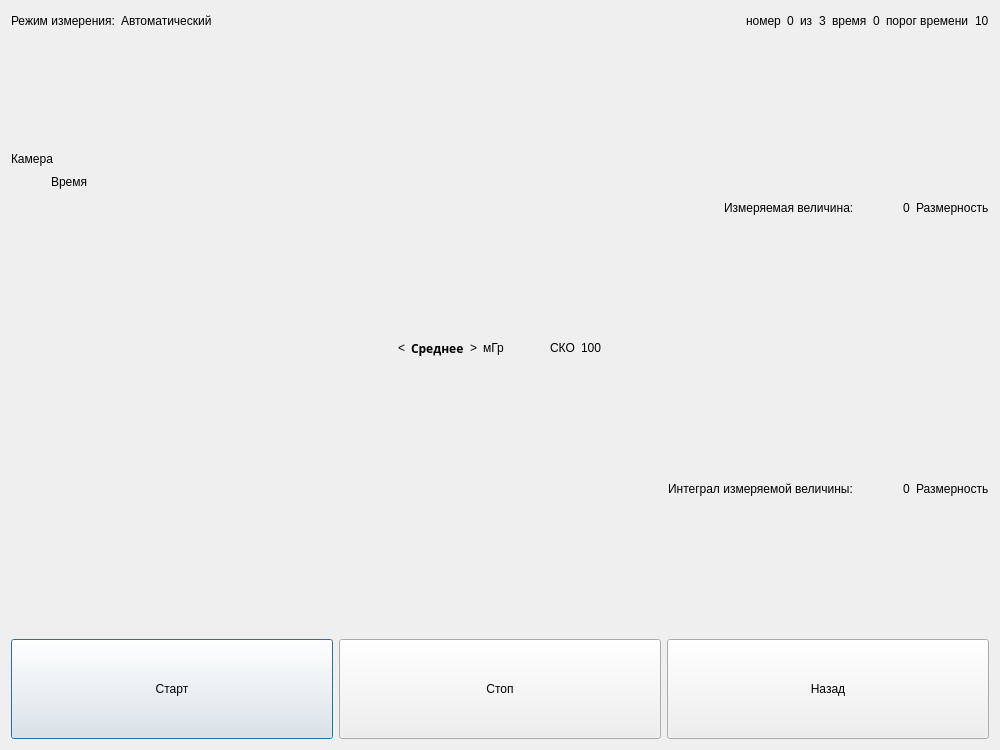
<?xml version="1.0" encoding="UTF-8"?>
<ui version="4.0">
 <class>Gamma_IK_measuring_measure</class>
 <widget class="QDialog" name="Gamma_IK_measuring_measure">
  <property name="geometry">
   <rect>
    <x>0</x>
    <y>0</y>
    <width>1000</width>
    <height>750</height>
   </rect>
  </property>
  <property name="windowTitle">
   <string>Dialog</string>
  </property>
  <layout class="QVBoxLayout" name="verticalLayout_4">
   <item>
    <layout class="QHBoxLayout" name="horizontalLayout_17">
     <item>
      <widget class="QLabel" name="label_10">
       <property name="text">
        <string>Режим измерения:</string>
       </property>
      </widget>
     </item>
     <item>
      <widget class="QLabel" name="label_11">
       <property name="text">
        <string>Автоматический</string>
       </property>
      </widget>
     </item>
     <item>
      <spacer name="horizontalSpacer_21">
       <property name="orientation">
        <enum>Qt::Horizontal</enum>
       </property>
       <property name="sizeHint" stdset="0">
        <size>
         <width>40</width>
         <height>20</height>
        </size>
       </property>
      </spacer>
     </item>
     <item>
      <widget class="QLabel" name="label_12">
       <property name="text">
        <string>номер</string>
       </property>
      </widget>
     </item>
     <item>
      <widget class="QLabel" name="label_13">
       <property name="text">
        <string>0</string>
       </property>
      </widget>
     </item>
     <item>
      <widget class="QLabel" name="label_14">
       <property name="text">
        <string>из</string>
       </property>
      </widget>
     </item>
     <item>
      <widget class="QLabel" name="label_15">
       <property name="text">
        <string>3</string>
       </property>
      </widget>
     </item>
     <item>
      <widget class="QLabel" name="label_16">
       <property name="text">
        <string>время</string>
       </property>
      </widget>
     </item>
     <item>
      <widget class="QLabel" name="label_17">
       <property name="text">
        <string>0</string>
       </property>
      </widget>
     </item>
     <item>
      <widget class="QLabel" name="label_18">
       <property name="text">
        <string>порог времени</string>
       </property>
      </widget>
     </item>
     <item>
      <widget class="QLabel" name="label_19">
       <property name="text">
        <string>10</string>
       </property>
      </widget>
     </item>
    </layout>
   </item>
   <item>
    <spacer name="verticalSpacer_3">
     <property name="orientation">
      <enum>Qt::Vertical</enum>
     </property>
     <property name="sizeHint" stdset="0">
      <size>
       <width>20</width>
       <height>28</height>
      </size>
     </property>
    </spacer>
   </item>
   <item>
    <widget class="QLabel" name="label_5">
     <property name="text">
      <string>Камера</string>
     </property>
    </widget>
   </item>
   <item>
    <layout class="QVBoxLayout" name="verticalLayout_3">
     <item>
      <layout class="QHBoxLayout" name="horizontalLayout_21">
       <item>
        <spacer name="horizontalSpacer_27">
         <property name="orientation">
          <enum>Qt::Horizontal</enum>
         </property>
         <property name="sizeType">
          <enum>QSizePolicy::Fixed</enum>
         </property>
         <property name="sizeHint" stdset="0">
          <size>
           <width>40</width>
           <height>20</height>
          </size>
         </property>
        </spacer>
       </item>
       <item>
        <widget class="QLabel" name="label_3">
         <property name="sizePolicy">
          <sizepolicy hsizetype="Preferred" vsizetype="Minimum">
           <horstretch>0</horstretch>
           <verstretch>0</verstretch>
          </sizepolicy>
         </property>
         <property name="text">
          <string>Время</string>
         </property>
        </widget>
       </item>
       <item>
        <spacer name="horizontalSpacer_28">
         <property name="orientation">
          <enum>Qt::Horizontal</enum>
         </property>
         <property name="sizeHint" stdset="0">
          <size>
           <width>40</width>
           <height>20</height>
          </size>
         </property>
        </spacer>
       </item>
      </layout>
     </item>
     <item>
      <layout class="QHBoxLayout" name="horizontalLayout_22">
       <item>
        <layout class="QHBoxLayout" name="horizontalLayout_23">
         <item>
          <spacer name="horizontalSpacer_29">
           <property name="orientation">
            <enum>Qt::Horizontal</enum>
           </property>
           <property name="sizeHint" stdset="0">
            <size>
             <width>40</width>
             <height>20</height>
            </size>
           </property>
          </spacer>
         </item>
         <item>
          <widget class="QLabel" name="label">
           <property name="text">
            <string>Измеряемая величина: </string>
           </property>
          </widget>
         </item>
         <item>
          <spacer name="horizontalSpacer_30">
           <property name="orientation">
            <enum>Qt::Horizontal</enum>
           </property>
           <property name="sizeType">
            <enum>QSizePolicy::Fixed</enum>
           </property>
           <property name="sizeHint" stdset="0">
            <size>
             <width>40</width>
             <height>20</height>
            </size>
           </property>
          </spacer>
         </item>
         <item>
          <widget class="QLabel" name="label_9">
           <property name="text">
            <string>0</string>
           </property>
          </widget>
         </item>
         <item>
          <widget class="QLabel" name="label_2">
           <property name="text">
            <string>Размерность</string>
           </property>
          </widget>
         </item>
        </layout>
       </item>
       <item>
        <layout class="QHBoxLayout" name="horizontalLayout_24"/>
       </item>
      </layout>
     </item>
    </layout>
   </item>
   <item>
    <spacer name="verticalSpacer">
     <property name="orientation">
      <enum>Qt::Vertical</enum>
     </property>
     <property name="sizeHint" stdset="0">
      <size>
       <width>20</width>
       <height>19</height>
      </size>
     </property>
    </spacer>
   </item>
   <item>
    <layout class="QHBoxLayout" name="horizontalLayout_18">
     <item>
      <spacer name="horizontalSpacer_22">
       <property name="orientation">
        <enum>Qt::Horizontal</enum>
       </property>
       <property name="sizeHint" stdset="0">
        <size>
         <width>40</width>
         <height>20</height>
        </size>
       </property>
      </spacer>
     </item>
     <item>
      <widget class="QLabel" name="label_23">
       <property name="text">
        <string>&lt;</string>
       </property>
      </widget>
     </item>
     <item>
      <widget class="QLabel" name="label_22">
       <property name="font">
        <font>
         <family>Source Code Pro</family>
         <weight>75</weight>
         <bold>true</bold>
        </font>
       </property>
       <property name="text">
        <string>Среднее</string>
       </property>
      </widget>
     </item>
     <item>
      <widget class="QLabel" name="label_24">
       <property name="text">
        <string>&gt;</string>
       </property>
      </widget>
     </item>
     <item>
      <widget class="QLabel" name="label_25">
       <property name="text">
        <string>мГр</string>
       </property>
      </widget>
     </item>
     <item>
      <spacer name="horizontalSpacer_23">
       <property name="orientation">
        <enum>Qt::Horizontal</enum>
       </property>
       <property name="sizeType">
        <enum>QSizePolicy::Minimum</enum>
       </property>
       <property name="sizeHint" stdset="0">
        <size>
         <width>40</width>
         <height>20</height>
        </size>
       </property>
      </spacer>
     </item>
     <item>
      <widget class="QLabel" name="label_4">
       <property name="text">
        <string>СКО</string>
       </property>
      </widget>
     </item>
     <item>
      <widget class="QLabel" name="label_20">
       <property name="text">
        <string>100</string>
       </property>
      </widget>
     </item>
     <item>
      <spacer name="horizontalSpacer_24">
       <property name="orientation">
        <enum>Qt::Horizontal</enum>
       </property>
       <property name="sizeHint" stdset="0">
        <size>
         <width>40</width>
         <height>20</height>
        </size>
       </property>
      </spacer>
     </item>
    </layout>
   </item>
   <item>
    <spacer name="verticalSpacer_4">
     <property name="orientation">
      <enum>Qt::Vertical</enum>
     </property>
     <property name="sizeHint" stdset="0">
      <size>
       <width>20</width>
       <height>18</height>
      </size>
     </property>
    </spacer>
   </item>
   <item>
    <layout class="QHBoxLayout" name="horizontalLayout_19">
     <item>
      <spacer name="horizontalSpacer_25">
       <property name="orientation">
        <enum>Qt::Horizontal</enum>
       </property>
       <property name="sizeHint" stdset="0">
        <size>
         <width>40</width>
         <height>20</height>
        </size>
       </property>
      </spacer>
     </item>
     <item>
      <widget class="QLabel" name="label_6">
       <property name="text">
        <string>Интеграл измеряемой величины: </string>
       </property>
      </widget>
     </item>
     <item>
      <spacer name="horizontalSpacer_26">
       <property name="orientation">
        <enum>Qt::Horizontal</enum>
       </property>
       <property name="sizeType">
        <enum>QSizePolicy::Fixed</enum>
       </property>
       <property name="sizeHint" stdset="0">
        <size>
         <width>40</width>
         <height>20</height>
        </size>
       </property>
      </spacer>
     </item>
     <item>
      <widget class="QLabel" name="label_8">
       <property name="text">
        <string>0</string>
       </property>
      </widget>
     </item>
     <item>
      <widget class="QLabel" name="label_7">
       <property name="text">
        <string>Размерность</string>
       </property>
      </widget>
     </item>
    </layout>
   </item>
   <item>
    <widget class="QLabel" name="label_21">
     <property name="text">
      <string/>
     </property>
    </widget>
   </item>
   <item>
    <spacer name="verticalSpacer_2">
     <property name="orientation">
      <enum>Qt::Vertical</enum>
     </property>
     <property name="sizeHint" stdset="0">
      <size>
       <width>20</width>
       <height>28</height>
      </size>
     </property>
    </spacer>
   </item>
   <item>
    <layout class="QHBoxLayout" name="horizontalLayout_20">
     <item>
      <widget class="QPushButton" name="pushButton_7">
       <property name="sizePolicy">
        <sizepolicy hsizetype="Minimum" vsizetype="Maximum">
         <horstretch>0</horstretch>
         <verstretch>0</verstretch>
        </sizepolicy>
       </property>
       <property name="minimumSize">
        <size>
         <width>0</width>
         <height>100</height>
        </size>
       </property>
       <property name="text">
        <string>Старт</string>
       </property>
      </widget>
     </item>
     <item>
      <widget class="QPushButton" name="pushButton_8">
       <property name="sizePolicy">
        <sizepolicy hsizetype="Minimum" vsizetype="Maximum">
         <horstretch>0</horstretch>
         <verstretch>0</verstretch>
        </sizepolicy>
       </property>
       <property name="minimumSize">
        <size>
         <width>0</width>
         <height>100</height>
        </size>
       </property>
       <property name="text">
        <string>Стоп</string>
       </property>
      </widget>
     </item>
     <item>
      <widget class="QPushButton" name="pushButton_9">
       <property name="sizePolicy">
        <sizepolicy hsizetype="Minimum" vsizetype="Maximum">
         <horstretch>0</horstretch>
         <verstretch>0</verstretch>
        </sizepolicy>
       </property>
       <property name="minimumSize">
        <size>
         <width>0</width>
         <height>100</height>
        </size>
       </property>
       <property name="text">
        <string>Назад</string>
       </property>
      </widget>
     </item>
    </layout>
   </item>
  </layout>
 </widget>
 <resources/>
 <connections/>
</ui>
